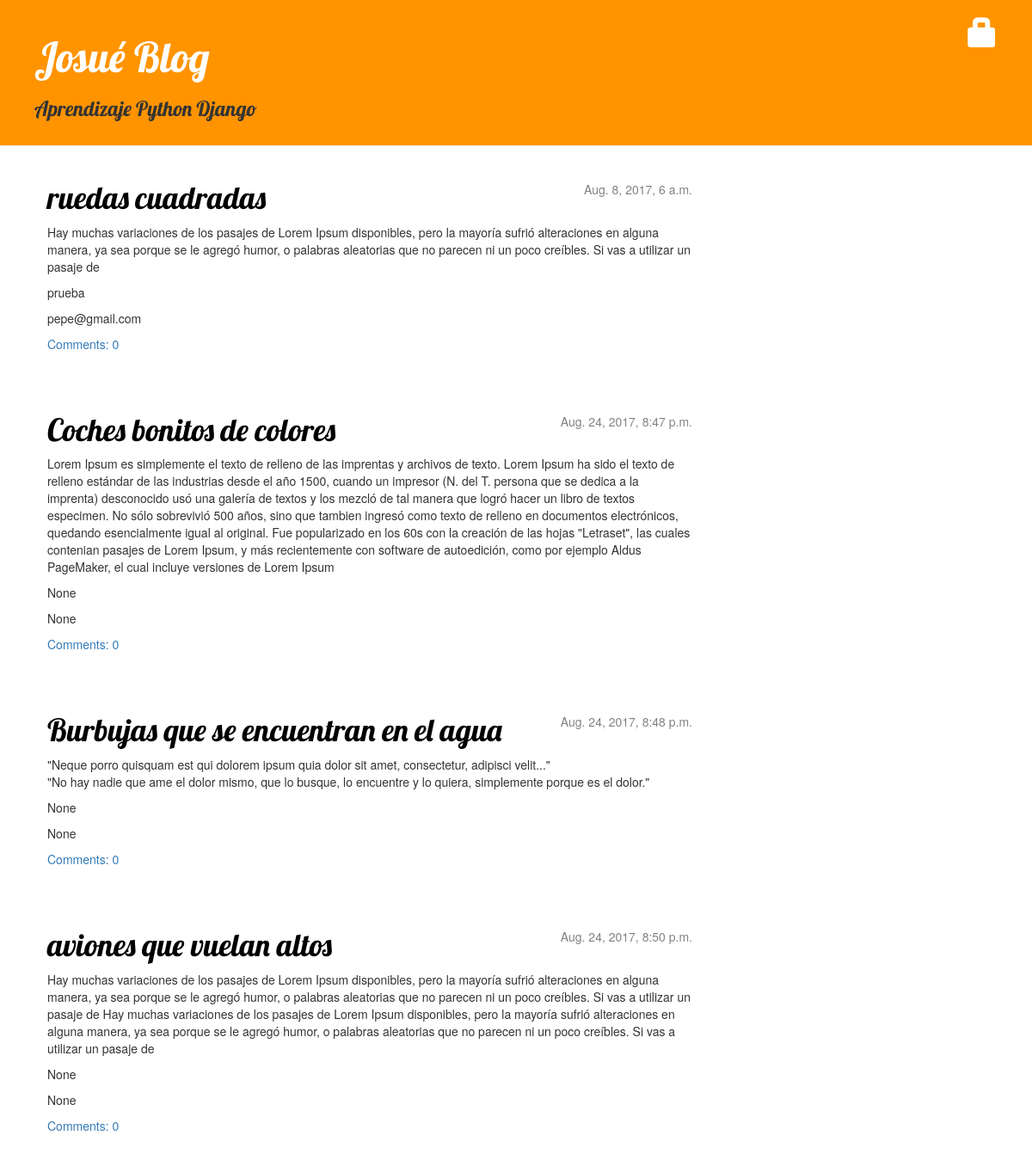
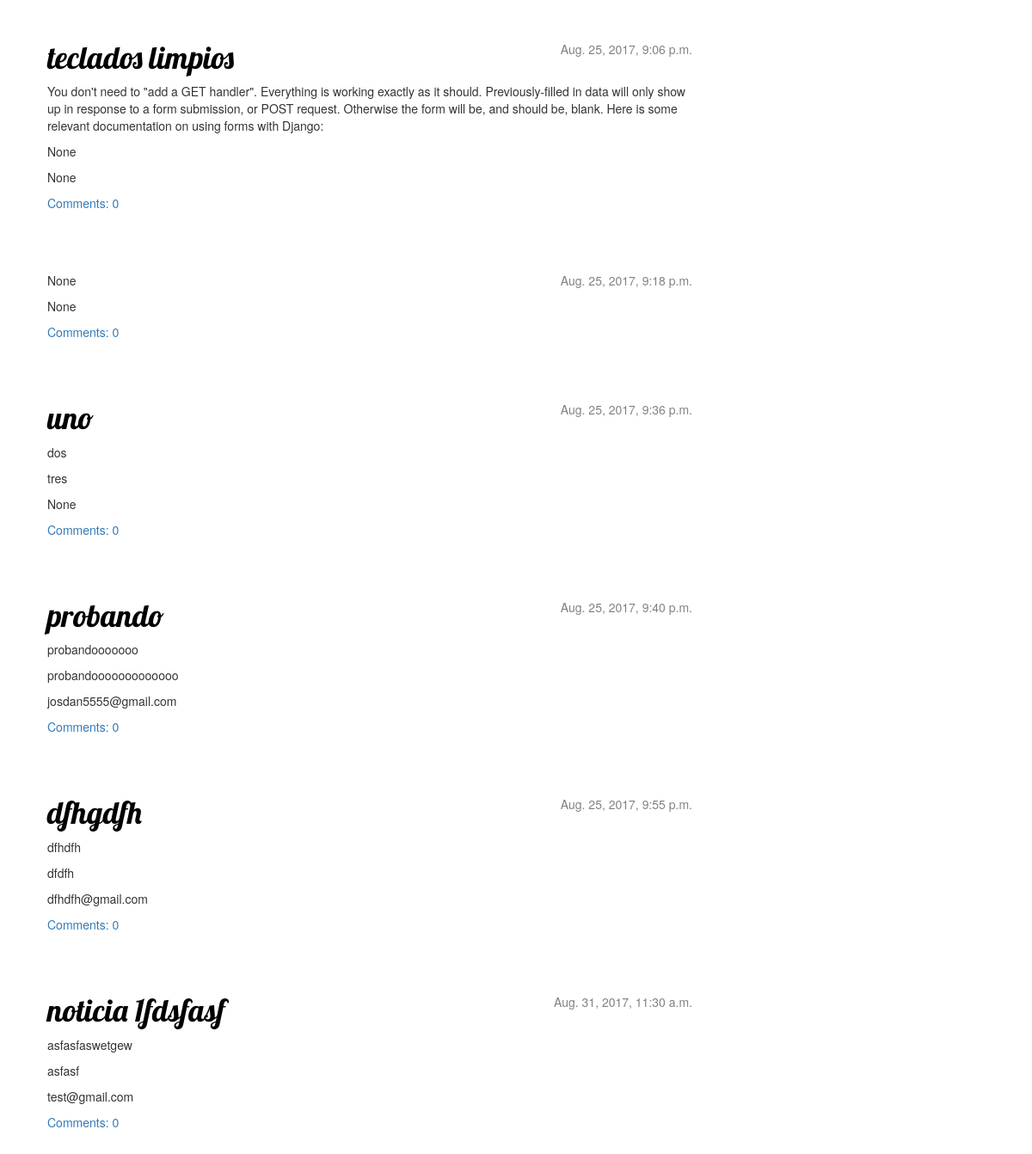
The app's page /, older data (2 pictures, top to bottom).
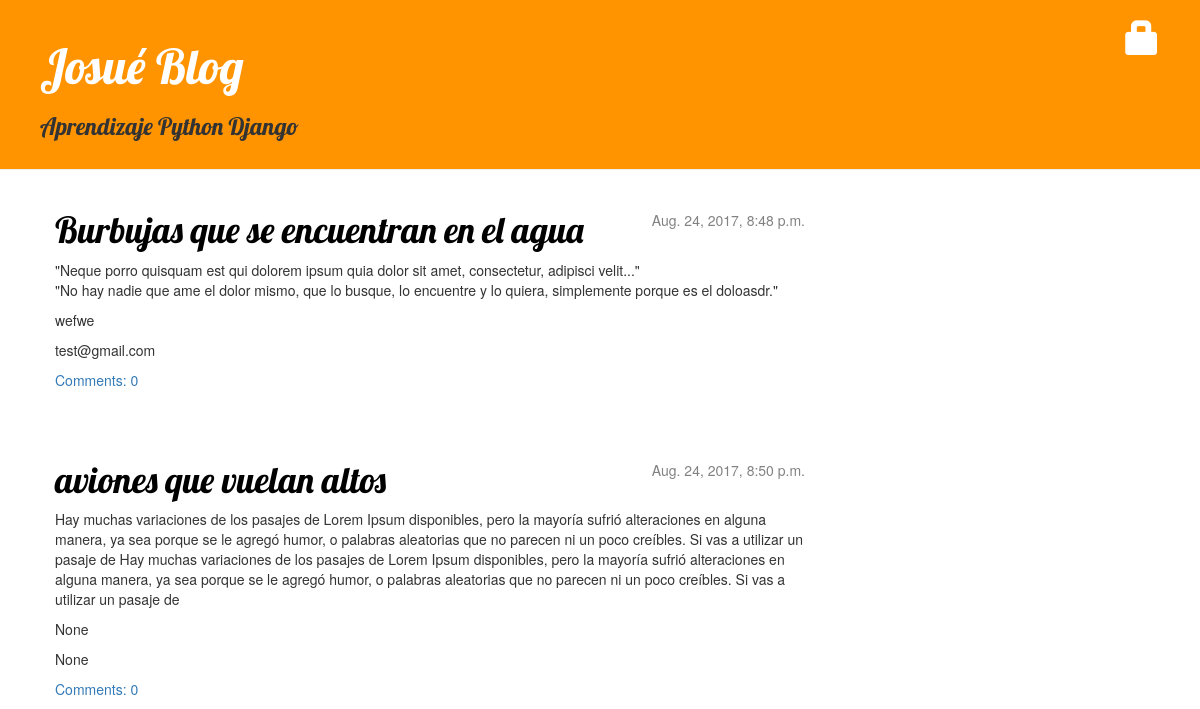
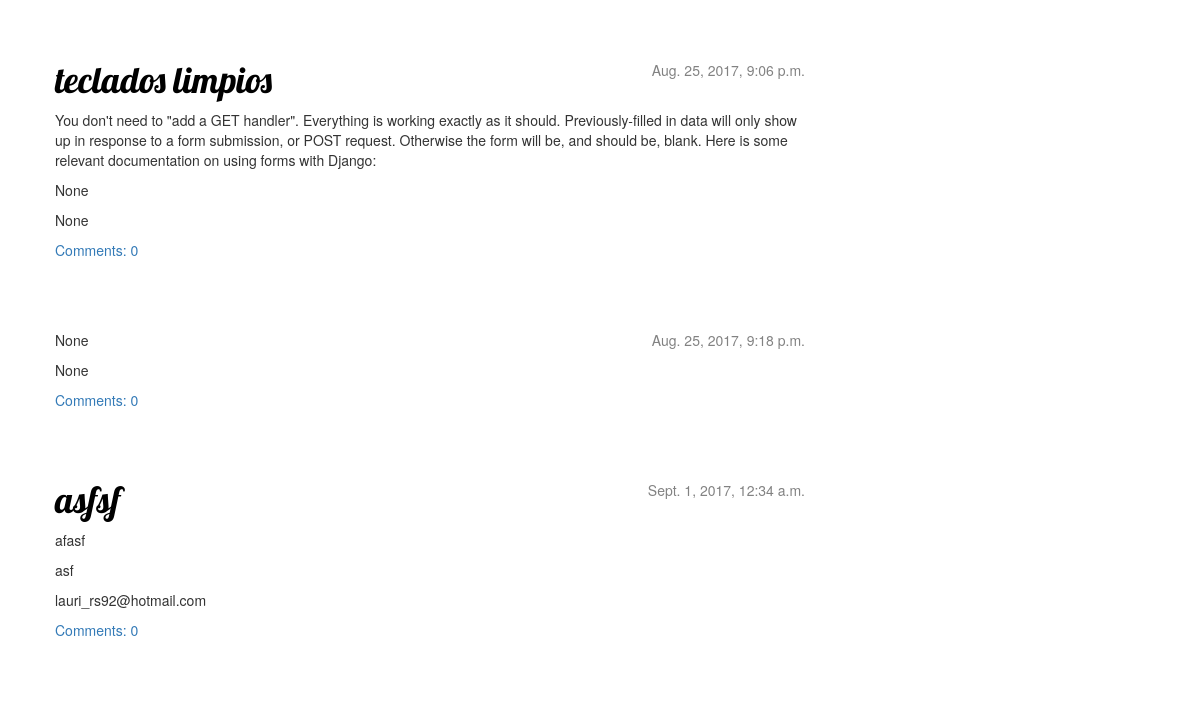
The same page, newer data (2 pictures, top to bottom).
### blog/models.py (models this page shows, shortened)
class Post(models.Model):
	author = models.ForeignKey('auth.User')
	title = models.CharField(max_length=200)
	text = models.TextField()
	more_text = models.CharField(max_length=100, null=True)
	email = models.EmailField(null=True)
	created_date = models.DateTimeField(
		default=timezone.now)
	published_date = models.DateTimeField(
		blank=True, null=True)
	def approved_comments(self):
		return self.comments.filter(approved_comment=True)

### blog/views.py (the view)
# urls.py: url(r'^$', views.post_list),
def post_list(request):
    posts = Post.objects.filter(published_date__lte=timezone.now()).order_by('published_date')
    return render(request, 'blog/post_list.html', {'posts': posts})

### blog/templates/blog/post_list.html (shortened to what this page needs)
{% extends 'blog/base.html' %}
		{% block content %}
			{% for post in posts %}
			    <div class="post">
                            	<div class="date">
                                {{ post.published_date }}
                            	</div>
			    			<h1><a href="{% url 'post_detail' pk=post.pk %}">{{ post.title }}</a></h1>
                            <p>{{ post.text|linebreaksbr }}</p>
							<p>{{ post.more_text|linebreaksbr }}</p>
							<p>{{ post.email|linebreaksbr }}</p>
							<a href="{% url 'post_detail' pk=post.pk %}">Comments: {{ post.approved_comments.count }}</a>
                            </div>
			{% endfor %}
   		 {% endblock content %}

Row changes from the older to the newer data that the page shows:
removed Post: published_date "Aug. 8, 2017, 6 a.m.", title "ruedas cuadradas", text "Hay muchas variaciones de los pasajes de Lorem Ipsum disponibles, pero la mayoría sufrió alteraciones en alguna manera, ya sea porque se le agregó humor, o palabras aleatorias que no parecen ni un poco creíbles. Si vas a utilizar un pasaje de", more_text "prueba", email "pepe@gmail.com", approved_comments.count "0"
removed Post: published_date "Aug. 24, 2017, 8:47 p.m.", title "Coches bonitos de colores", text "Lorem Ipsum es simplemente el texto de relleno de las imprentas y archivos de texto. Lorem Ipsum ha sido el texto de relleno estándar de las industrias desde el año 1500, cuando un impresor (N. del T. persona que se dedica a la imprenta) desconocido usó una galería de textos y los mezcló de tal manera que logró hacer un libro de textos especimen. No sólo sobrevivió 500 años, sino que tambien ingresó como texto de relleno en documentos electrónicos, quedando esencialmente igual al original. Fue popularizado en los 60s con la creación de las hojas \"Letraset\", las cuales contenian pasajes de Lorem Ipsum, y más recientemente con software de autoedición, como por ejemplo Aldus PageMaker, el cual…", more_text "None", email "None", approved_comments.count "0"
removed Post: published_date "Aug. 25, 2017, 9:36 p.m.", title "uno", text "dos", more_text "tres", email "None", approved_comments.count "0"
removed Post: published_date "Aug. 25, 2017, 9:40 p.m.", title "probando", text "probandooooooo", more_text "probandooooooooooooo", email "josdan5555@gmail.com", approved_comments.count "0"
removed Post: published_date "Aug. 25, 2017, 9:55 p.m.", title "dfhgdfh", text "dfhdfh", more_text "dfdfh", email "dfhdfh@gmail.com", approved_comments.count "0"
removed Post: published_date "Aug. 31, 2017, 11:30 a.m.", title "noticia 1fdsfasf", text "asfasfaswetgew", more_text "asfasf", email "test@gmail.com", approved_comments.count "0"
changed Post "Burbujas que se encuentran en el agua": text "…simplemente porque es el dolor.\"" → "…simplemente porque es el doloasdr.\""; more_text "None" → "wefwe"; email "None" → "test@gmail.com"
added Post: published_date "Sept. 1, 2017, 12:34 a.m.", title "asfsf", text "afasf", more_text "asf", email "lauri_rs92@hotmail.com", approved_comments.count "0"
